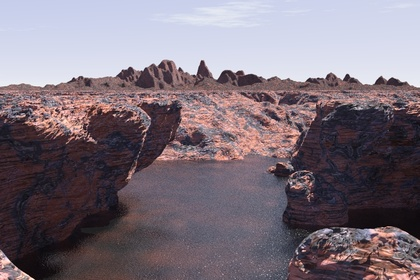
%> input picture Assignment2/landscape-a.jpg, 420 x 280 px, shrunk from 720 x 480 before the run
$ octave master.m   (GNU Octave 9; MATLAB toolbox functions it lacks are replaced by stand-ins)
%> lines starting %> are read from the running program, lines starting %| are printed output that depends on the picture
### Assignment2/ImageDerivatives.m
function F= ImageDerivatives ( img , sigma , type )
   halfSize = ceil(3 * sigma);
   x = -halfSize:halfSize;
   G = gaussian(sigma);

switch type
    case {'x', 'y', 'xy','yx'}
        Gd = gaussianDer(G, sigma);
    case {'xx', 'yy'}
        Gdd = ( ( -(sigma^2) + (x.^2) ) ./ (sigma^4) ) .* G;
end

switch type
    case 'x'

        F = imfilter(img, Gd, 'same', 'replicate');
    case 'y'
        F = imfilter(img, Gd', 'same', 'replicate');
    case 'xx'
        F = imfilter(img, Gdd, 'same', 'replicate');
    case {'xy', 'yx'}
        F = imfilter(Gd, Gd, img, 'same', 'replicate');
    case 'yy'
        F = imfilter(img, Gdd', 'same', 'replicate');
    otherwise
        error('Unknown type: type must be in {x, y, xx, xy, yx, yy}');
end
end

### Assignment2/harris.m
function [r, c] = harris(im, sigma)
% Finds harris corners at integration-scale sigma.
% The row and column of each point is returned in r and c
% We choose the derivative scale automatically as gamma*sigma

gamma = .7; % The derivative-scale is gamma times the integration scale

% Calculate Gaussian Derivatives at derivative-scale
Ix =  ImageDerivatives(im, gamma*sigma, 'x');
Iy =  ImageDerivatives(im, gamma*sigma, 'y');

% Allocate an 3-channel image to hold the 3 parameters for each pixel
M = zeros(size(Ix,1), size(Ix,2), 3);

% Calculate M for each pixel
M(:,:,1) = Ix.^2;
M(:,:,2) = Ix.*Iy;
M(:,:,3) = Iy.^2;

% Smooth M with a gaussian at the integration scale sigma.
M = imfilter(M, fspecial('gaussian', ceil(sigma*6+1), sigma), 'replicate', 'same');

% Compute the cornerness R
trace = M(:,:,1) + M(:,:,3);
det = M(:,:,1) .* M(:,:,3)-M(:,:,2).^2;
R = det - 0.05 .* (trace).^2;

% Set threshold based on max R
threshold = 0.01*max(max(R));

% Find local maxima
% Dilation will alter every pixel except local maxima in a 3x3 square area.
% Also checks if R is above threshold
R = ((R>threshold) & ((imdilate(R, strel('square', 3))==R))) ; %.* sigma;

% Display corners
%figure
%imshow(R,[]);

% Return the coordinates
[r,c] = find(R);

end

### Assignment2/harris_laplace.m
function [rows,cols,sigmas] = harris_laplace(im, mode)

% Scale invariant implementation of harris detector
% Uses Laplacian to detect corners on multiple scales
% mode can be either LoG or DoG.

    if nargin < 2
        mode = 'LoG';
    end

    sigma_array = 1 * 1.2 .^ (0:12);
    numScales = size(sigma_array, 2);

    corners = zeros(0, 3); % Rows, corners, scale_num
    L = zeros(size(im,1), size(im,2), numScales); % LoG or DoG images

    % Compute corners and Laplacian at each scale
    for i=1:numScales,
        sigma = sigma_array(i);

        [r,c] = harris(im, sigma);
        num_corners = size(r, 1);
        corners(end+1:end+num_corners,:) = [r,c,ones(num_corners, 1)*i];

        % Calculate the scale-normalized LoG
        if mode == 'LoG'
            L(:,:,i) = imfilter(im, sigma^2 * fspecial('log', 2*ceil(3*sigma)+1, sigma), 'replicate', 'same');
            %figure
            %imshow(L(:,:,i), []);
        end
    end

    if mode == 'DoG'
        L = DoG(im, sigma_array(1), numScales, 1.6);
    end

    num_corners = size(corners,1)
    lpts = 0; % Number of points that are LoG maxima
    for i = 1:num_corners,

        r = corners(i, 1);
        c = corners(i, 2);
        s = corners(i, 3);

        % [17 lines of commented-out code are left out]
        if s > 1 & s < numScales
            if L(r,c,s) <= L(r,c,s-1) & L(r,c,s) >= L(r,c,s+1)
                continue
            end
            if L(r,c,s) >= L(r,c,s-1) & L(r,c,s) <= L(r,c,s+1)
                continue
            end
        else
            continue
        end

        % Add the point
        lpts = lpts+1;
        rows(lpts) = r;
        cols(lpts) = c;
        sigmas(lpts) = s;

    end

    % Return actual scale values, not the indices
    sigmas = sigma_array(sigmas);

end

### Assignment2/findMatches.m
function [match1, match2] = findMatches(im1, im2, threshold)
% Finds matching SIFT descriptors at Harris corner points in two images.

% Find features and make descriptor of image 1
[r1,c1,s1] = harris_laplace(im1);
[f1,d1] = sift(single(im1),r1,c1, s1);

% Find features and make descriptor of image 1
[r2,c2,s2] = harris_laplace(im2);
[f2,d2] = sift(single(im2),r2,c2, s2);

% Show images with scatter plot on each image for the features
% Note: Images must be same size
figure;
imshow([im1,im2]);
hold on;
scatter(f1(1,:), f1(2,:), f1(3,:), [1,1,0]);
hold on;
scatter(size(im1,2)+f2(1,:), f2(2,:), f2(3,:), [1,1,0]);
drawnow;

% Create two arrays containing the points location in both images
match1 = [];
match2 = [];
%
% matches = vl_ubcmatch(d1, d2);
% match1 = f1(:,matches(1,:));
% match2 = f2(:,matches(2,:));
%
% line([match1(1,:);size(im1,2)+match2(1,:)],[match1(2,:);match2(2,:)]);
% drawnow;

% The following code is an alternative to vl_ubcmatch.
% It works equally well.

% For-loops are horrible, but matrix operations can run out of memory
for fn1=1:size(d1,2)
    bestmatch = [0 0];
    bestdis = Inf;
    %secbestmatch = [0 0];
    secbestdis = Inf;
    for fn2=1:size(d2,2)
        desc1 = d1(:,fn1);
        desc2 = d2(:,fn2);
        dif = sqrt(sum((desc1-desc2).^2));

        %
        if dif<threshold
            if secbestdis>dif
                if bestdis>dif
                    secbestdis=bestdis;
                    bestdis=dif;
                    bestmatch=[fn1 fn2];
                else
                    secbestdis = dif;
                end
            end
        end
    end

    % Lowe, D. G., “Distinctive Image Features from Scale-Invariant
    % Keypoints”
    % Reject matches where the distance ratio is greater than 0.8
    if (bestdis/secbestdis)<0.8
        crtf1 = f1(:,bestmatch(1));
        crtf2 = f2(:,bestmatch(2));
        line([crtf1(1);size(im1,2)+crtf2(1)], [crtf1(2);crtf2(2)]);
        match1 = [match1, crtf1];
        match2 = [match2, crtf2];
        drawnow;
    end


end

end

### Assignment2/sift.m
function [f,d] = sift(im, r,c,s)
% Create sift descriptors for given corners
% Orientation is computed by vl_sift
fc = [c; r; 2*s+1; zeros(size(s))];
[f,d] = vl_sift(im,'frames',fc, 'orientations') ;
end

### Assignment2/gaussian.m
%
% Returns 1-d gaussian kernel
% Kernel size is calculated by ceil(3*sigma)
%

function G = gaussian(sigma)

if sigma == 0
    G = 1;
    return
end

% Filter size is about 3*sigma, but must be odd
halfSize = ceil(3 * sigma);
x = -halfSize:halfSize;

% Calculate the unnormalized y values
G = (1/(sigma*sqrt(2*pi))) * exp(-(x.^2 / (2 * sigma^2)));

% Normalize the kernel so it sums to one
G = G / sum(G);

end

### Assignment2/gaussianDer.m
function Gd = gaussianDer(G, sigma)
   halfSize = ceil(3 * sigma);
   x = -halfSize:halfSize;
   Gd = -(x / sigma^2) .* G;
end

### Assignment2/master.m
im1 = im2double(rgb2gray(imread('landscape-a.jpg')));
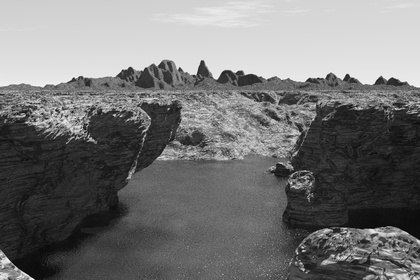
%> im1: size 280x420 double; min 0.00784, max 0.98, mean 0.46
im2 = im2double(rgb2gray(imread('landscape-b.jpg')));
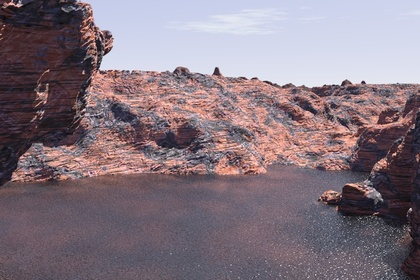
%> input picture Assignment2/landscape-b.jpg, 420 x 280 px, shrunk from 720 x 480 before the run
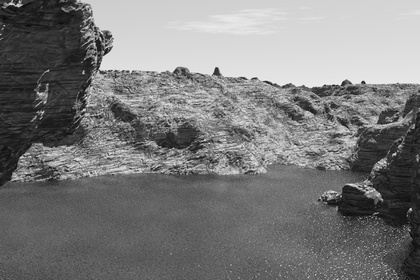
%> im2: size 280x420 double; min 0.0157, max 0.965, mean 0.482

[match1, match2] = findMatches(im1,im2,40);
%> the loop in harris_laplace, `for i=1:numScales,` made 13 passes
%> threshold in harris on passes 1 to 12: 1.37e-05, 8.23e-06, 4.25e-06, 2.14e-06, 1e-06, 4.53e-07, 1.84e-07, 8.38e-08, 4.04e-08, 1.81e-08, 7.39e-09, 2.61e-09
%> pass 1, in ImageDerivatives, `F = imfilter(img, Gd, 'same', 'replicate');`:
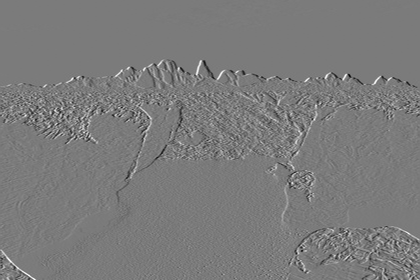
%> F: size 280x420 double; min -0.371, max 0.395, mean 5.47e-05; drawn with min black and max white
%> pass 1, in ImageDerivatives (call 2), `F = imfilter(img, Gd', 'same', 'replicate');`:
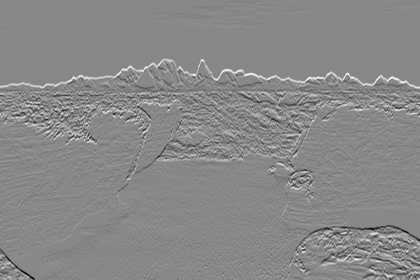
%> F: size 280x420 double; min -0.427, max 0.372, mean 0.00169; drawn with min black and max white
%> pass 1, in harris, `M = imfilter(M, fspecial('gaussian', ceil(sigma*6+1), sigma), 'replica..`:
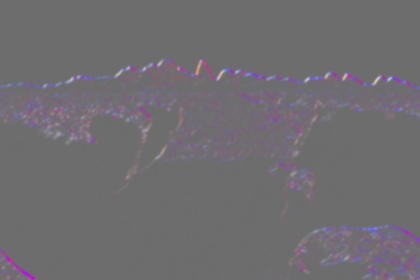
%> M: size 280x420x3 double; mean R, G, B 0.00149, 1.01e-05, 0.00223; drawn with min black and max white
%> pass 1, in harris, `trace = M(:,:,1) + M(:,:,3);`:
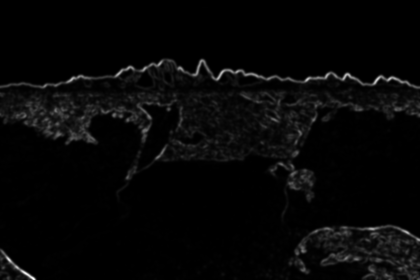
%> trace: size 280x420 double; min 8.75e-15, max 0.131, mean 0.00372; drawn with min black and max white
%> after the loop in harris_laplace, `for i=1:numScales,`: corners = 2925 rows, first 12: [115 1 1; 252 1 1; 275 1 1; 110 2 1; 259 2 1; 96 3 1; 255 3 1; 268 3 1; 111 5 1; 123 5 1; 280 5 1; 107 6 1]
%> in harris_laplace, `num_corners = size(corners,1)`: num_corners = 2925
%> the loop in harris_laplace, `for i = 1:num_corners,` made 2925 passes
%> (r, c) on passes 1 to 3: (115, 1), (252, 1), (275, 1)
%> after the loop in harris_laplace, `for i = 1:num_corners,`: cols = 301 values, max 420 at index 301, min 1 at index 76, mean 232.7; lpts = 301; rows = 301 values, max 280 at index 158, min 62 at index 28, mean 149.3; sigmas = 301 values from 2 to 12
%> in harris_laplace, `sigmas = sigma_array(sigmas);`: sigmas = 301 values from 1.2 to 7.43
%> in findMatches, `[r1,c1,s1] = harris_laplace(im1);`: r1 has the same summary as rows in harris_laplace; c1 has the same summary as cols in harris_laplace
%> the run ends on the next line
